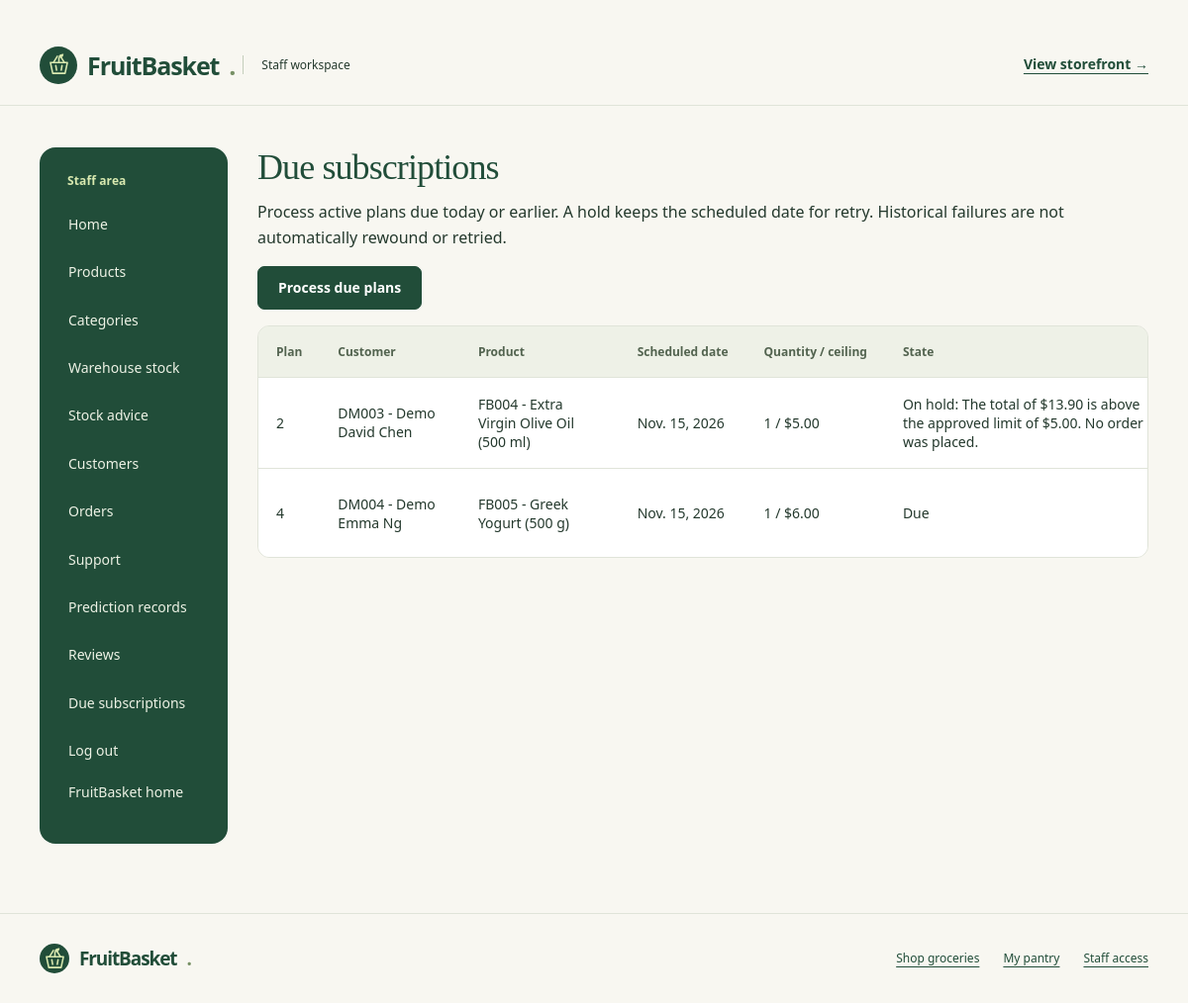
Page /adminpanel/subscriptions/ (signed in) on the committed database.
### adminpanel/models.py (models this page shows, shortened)
class Subscription(models.Model):
    STATUS = [
        ('active', 'Active'),
        ('paused', 'Paused'),
        ('cancelled', 'Cancelled')
    ]
    INTERVAL = [
        (7, 'Every 7 days'),
        (14, 'Every 14 days'),
        (30, 'Every 30 days')
    ]
    Squantity = models.PositiveIntegerField()
    Sinterval = models.IntegerField(choices=INTERVAL)
    Snextdate = models.DateField()
    Sceiling = models.FloatField()
    Sstatus = models.CharField(max_length=10, choices=STATUS, default='active')
    Screated = models.DateField()
    Scustomer = models.ForeignKey(Customer, on_delete=models.RESTRICT, related_name='customer_subscriptions')
    Sproduct = models.ForeignKey(Product, on_delete=models.RESTRICT, related_name='product_subscriptions')
    class Meta:
        constraints = [
            models.CheckConstraint(
                condition=models.Q(Squantity__gte=1, Sceiling__gt=0),
                name='Squantity_and_Sceiling_positive'
            )
        ]

class Customer(models.Model):
    Cid = models.CharField(max_length=5, primary_key=True)
    Cname = models.CharField(max_length=255)
    Caddress = models.CharField(max_length=255)
    Chouseholdsize = models.IntegerField()
    Cmealsperweek = models.IntegerField()
    Cuser = models.OneToOneField(User, on_delete=models.CASCADE, related_name='customer')
    class Meta:
        constraints = [
            models.CheckConstraint(
                check=models.Q(Chouseholdsize__gte=1),
                name='Chouseholdsize_at_least_one'
            ),
            models.CheckConstraint(
                check=models.Q(Cmealsperweek__gte=0),
                name='Cmealsperweek_not_negative'
            )
        ]
    def __str__(self):
        return f'{self.Cid} - {self.Cname}'

class Product(models.Model):
    Pid = models.CharField(max_length=5, primary_key=True)
    Pname = models.CharField(max_length=200)
    Pcategory = models.ForeignKey(Category, on_delete=models.PROTECT, db_column="Pcategory", related_name="products", verbose_name="Category")
    Psize = models.CharField(max_length=30)
    Pprice = models.FloatField()
    Plowstock = models.IntegerField(validators=[MinValueValidator(0)])
    Ptargetstock = models.PositiveIntegerField(null=True, blank=True, verbose_name='Target stock level')
    Pbulkquantity = models.PositiveIntegerField(null=True, blank=True, validators=[MinValueValidator(2)], verbose_name='Bulk quantity threshold')
    Pbulkprice = models.FloatField(null=True, blank=True, verbose_name='Bulk unit price')
    Pactive = models.BooleanField(default=True)
    Pimage = models.ImageField(upload_to='products/', blank=True, null=True)
    Pexpirydays = models.PositiveIntegerField(default=0)
    class Meta:
        constraints = [
            models.CheckConstraint(
                check=models.Q(Pprice__gt=0),
                name='Pprice_greater_than_zero'
            ),
            models.CheckConstraint(
                check=models.Q(Plowstock__gte=0),
                name='Plowstock_not_negative'
            ),
            models.CheckConstraint(condition=models.Q(Ptargetstock__isnull=True) | models.Q(Ptargetstock__gte=models.F('Plowstock')), name='product_target_at_least_low'),
            models.CheckConstraint(condition=(models.Q(Pbulkquantity__isnull=True, Pbulkprice__isnull=True) | models.Q(Pbulkquantity__isnull=False, Pbulkprice__isnull=False, Pbulkquantity__gte=2, Pbulkprice__gt=0, Pbulkprice__lte=models.F('Pprice'))), name='product_bulk_settings_valid')
        ]
    def __str__(self):
        return f'{self.Pid} - {self.Pname} ({self.Psize})'

class SubscriptionCycle(models.Model):
    RESULT = [
        ('ordered', 'Order created'),
        ('failed', 'No order created'),
        ('skipped', 'Skipped by customer')
    ]
    SCdate = models.DateField()
    SCscheduleddate = models.DateField(null=True, blank=True)
    SCretryable = models.BooleanField(default=False)
    SCresult = models.CharField(max_length=10, choices=RESULT)
    SCnote = models.CharField(max_length=255, blank=True)
    SCsubscription = models.ForeignKey(Subscription, on_delete=models.RESTRICT, related_name='subscription_cycles')
    SCorder = models.OneToOneField(Orders, on_delete=models.RESTRICT, related_name='subscription_cycle', blank=True, null=True)
    class Meta:
        constraints = [models.UniqueConstraint(fields=['SCsubscription', 'SCscheduleddate'], name='unique_subscription_scheduled_cycle')]

### adminpanel/subscription_processing.py (the view)
# urls.py: path('subscriptions/', subscription_processing.subscription_processing, name='subscription_processing'),
@require_GET
def subscription_processing(request):
    if not staff_access(request):
        return redirect('adminpanel_login')
    plans = Subscription.objects.filter(Sstatus='active', Snextdate__lte=timezone.localdate()).select_related('Scustomer','Sproduct').prefetch_related('subscription_cycles').order_by('Snextdate','pk')
    for plan in plans:
        plan.current_cycle = next((cycle for cycle in plan.subscription_cycles.all() if cycle.SCscheduleddate == plan.Snextdate), None)
    return render(request, 'adminpanel/subscription_processing.html', {'plans':plans})

### adminpanel/subscription_processing.py (called while the page is built)
def staff_access(request):
    return request.user.is_authenticated and request.user.is_active and request.user.is_staff

### adminpanel/templates/adminpanel/subscription_processing.html (shortened to what this page needs)
﻿{% extends 'adminpanel/adminpanel_base.html' %}
{% block content %}
<h1 class="fb-staff-page-title">Due subscriptions</h1>
<p>Process active plans due today or earlier. A hold keeps the scheduled date for retry. Historical failures are not automatically rewound or retried.</p>
<form method="post" action="{% url 'process_subscriptions' %}">{% csrf_token %}<button type="submit">Process due plans</button></form>
<div class="fb-table-wrap fb-records-table" role="region" aria-label="Due subscriptions" tabindex="0"><p class="fb-table-hint">Scroll to see all columns.</p><table><thead><tr><th>Plan</th><th>Customer</th><th>Product</th><th>Scheduled date</th><th>Quantity / ceiling</th><th>State</th><th>Action</th></tr></thead><tbody>
{% for plan in plans %}<tr><td>{{ plan.pk }}</td><td>{{ plan.Scustomer }}</td><td>{{ plan.Sproduct }}</td><td>{{ plan.Snextdate }}</td><td>{{ plan.Squantity }} / ${{ plan.Sceiling|floatformat:2 }}</td><td>{% if plan.current_cycle.SCretryable %}On hold: {{ plan.current_cycle.SCnote }}{% elif plan.current_cycle %}Already recorded — staff review required: {{ plan.current_cycle.get_SCresult_display }}. {{ plan.current_cycle.SCnote }}{% else %}Due{% endif %}</td></tr>
{% empty %}<tr><td colspan="7">No active subscriptions are currently due.</td></tr>{% endfor %}</tbody></table></div>
{% endblock %}

### static/fruitbasket/theme.css (style rules this page uses)
:root { --forest:#214d39; --green:#35634b; --lime:#d9e9b0; --cream:#f8f7f1; --ink:#24392d; --muted:#657166; --border:#e0e4d9; --orange:#bc552e }
* { box-sizing:border-box }
html { scroll-behavior:smooth; scroll-padding-top:2rem }
body.fb-app { margin:0; background:var(--cream); color:var(--ink); font:1rem/1.6 "Segoe UI",Arial,sans-serif }
h1,h2,h3,h4 { color:var(--forest); font-weight:600; line-height:1.15 }
h1,h2 { letter-spacing:-.025em; text-wrap:balance }
h1 { font-size:clamp(2.5rem,5vw,4.8rem) }
p { margin:0 0 1rem }
button,input,select,textarea { font:inherit }
.fb-button,.fb-content button[type=submit],.fb-content input[type=submit] { display:inline-flex; justify-content:center; align-items:center; gap:10px; background:var(--forest); color:white; border:1px solid var(--forest); border-radius:7px; padding:11px 20px; font-size:14px; font-weight:600; text-decoration:none; cursor:pointer; line-height:1.4 }
.fb-table-wrap { overflow-x:auto; border:1px solid var(--border); border-radius:12px; background:#fff; margin-bottom:24px }
.fb-content table { width:100%; border-collapse:collapse; border:0; background:white; font-size:13px; margin:0 }
.fb-content th { color:#52634f; background:#eef1e7; font-size:12px; text-transform:none; letter-spacing:0; font-weight:650; white-space:nowrap }
.fb-content th,.fb-content td { border:0; border-bottom:1px solid var(--border); padding:17px 18px; vertical-align:middle }
.fb-content tbody tr:last-child td { border-bottom:0 }
.fb-content td { overflow-wrap:anywhere }
.fb-staff-page-title { font-size: clamp(1.8rem, 3vw, 2.6rem); margin-bottom: 24px; }
.fb-store-page .fb-section-heading h1, .fb-store-page .fb-auth-intro h1, .fb-staff-page-title, .fb-workspace-intro h1 { font-family:Georgia,serif; font-weight:400; letter-spacing:-.025em }
.fb-staff-page-title { font-size:clamp(2rem,3vw,2.75rem); margin:0 0 12px }
.fb-staff .fb-content table { font-size:14px }
.fb-staff .fb-content .fb-table-wrap table { min-width:760px }
.fb-staff .fb-content .fb-records-table table { min-width:1000px }
.fb-records-table td:first-child { white-space:nowrap }

### rows in the picture
Subscription: pk "2", Scustomer "DM003 - Demo David Chen", Sproduct "FB004 - Extra Virgin Olive Oil (500 ml)", Snextdate "Nov. 15, 2026", Squantity "1", Sceiling "5.00", current_cycle.SCnote "The total of $13.90 is above the approved limit of $5.00. No order was placed."
Subscription: pk "4", Scustomer "DM004 - Demo Emma Ng", Sproduct "FB005 - Greek Yogurt (500 g)", Snextdate "Nov. 15, 2026", Squantity "1", Sceiling "6.00", shows "Due"
